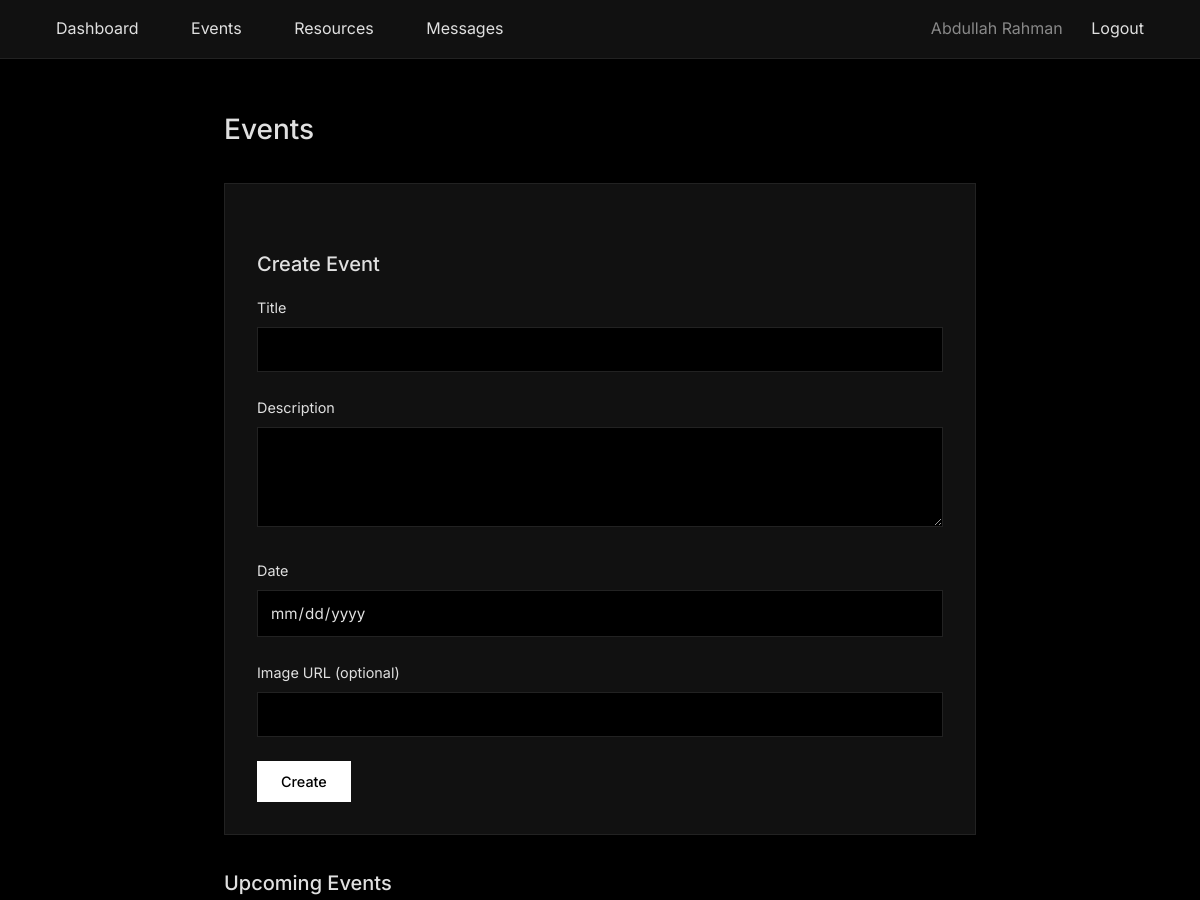
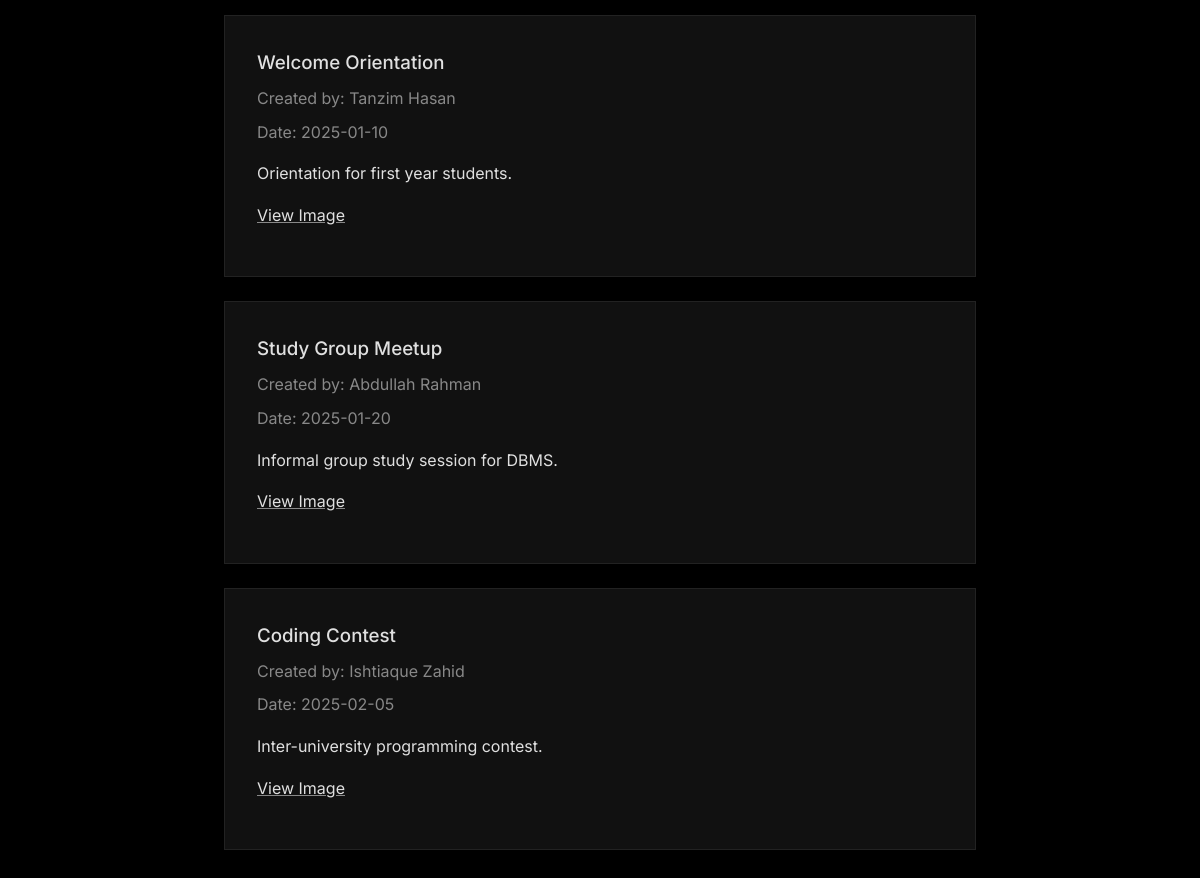
/events (signed in), run on the app's committed database (2 pictures, top to bottom).
### tables this page shows
CREATE TABLE User (
    user_id     INTEGER PRIMARY KEY AUTOINCREMENT,
    name        VARCHAR(100) NOT NULL,
    email       VARCHAR(100) NOT NULL UNIQUE,
    password    VARCHAR(255) NOT NULL,
    role        VARCHAR(50)  NOT NULL,
    profile_pic VARCHAR(255)
);

CREATE TABLE Events (
    event_id    INTEGER PRIMARY KEY AUTOINCREMENT,
    user_id     INTEGER NOT NULL,
    title       VARCHAR(200) NOT NULL,
    description TEXT,
    event_date  DATE NOT NULL,
    image       VARCHAR(255),
    created_at TIMESTAMP DEFAULT CURRENT_TIMESTAMP,
    FOREIGN KEY (user_id) REFERENCES User(user_id)
        ON UPDATE CASCADE ON DELETE CASCADE
);

### app.py (the view)
@app.route('/events')
def events():
    if 'user_id' not in session:
        return redirect(url_for('index'))
    conn = get_db()
    events = conn.execute('''
        SELECT e.*, u.name as user_name
        FROM Events e
        JOIN User u ON e.user_id = u.user_id
        ORDER BY e.event_date ASC
    ''').fetchall()
    conn.close()
    return render_template('events.html', events=events)

### app.py (called while the page is built)
def get_db():
    conn = sqlite3.connect(DATABASE)
    conn.row_factory = sqlite3.Row
    return conn

### templates/events.html (shortened to what this page needs)
{% extends "base.html" %}
{% block content %}
<h1>Events</h1>
<div class="card">
    <h2>Create Event</h2>
    <form method="POST" action="{{ url_for('create_event') }}">
        <div class="form-group">
            <label for="title">Title</label>
            <input type="text" id="title" name="title" required>
        </div>
        <div class="form-group">
            <label for="description">Description</label>
            <textarea id="description" name="description"></textarea>
        </div>
        <div class="form-group">
            <label for="event_date">Date</label>
            <input type="date" id="event_date" name="event_date" required>
        </div>
        <div class="form-group">
            <label for="image">Image URL (optional)</label>
            <input type="url" id="image" name="image">
        </div>
        <button type="submit" class="btn">Create</button>
    </form>
</div>
<h2>Upcoming Events</h2>
{% if events %}
    {% for event in events %}
    <div class="card">
        <div style="margin-bottom: 1rem;">
            <h3 style="margin-bottom: 0.5rem;">{{ event.title }}</h3>
            <p style="color: var(--text-muted); margin-bottom: 0.5rem;">
                Created by: {{ event.user_name }}
            </p>
            <p style="color: var(--text-muted); margin-bottom: 0.5rem;">
                Date: {{ event.event_date }}
            </p>
        </div>
        {% if event.description %}
        <p style="margin-bottom: 1rem; white-space: pre-wrap;">{{ event.description }}</p>
        {% endif %}
        {% if event.image %}
        <div style="margin-bottom: 1rem;">
            <a href="{{ event.image }}" target="_blank">View Image</a>
        </div>
        {% endif %}
    </div>
    {% endfor %}
{% else %}
    <div class="card">
        <p style="text-align: center; color: var(--text-muted); padding: 2rem;">
            No events yet.
        </p>
    </div>
{% endif %}
{% endblock %}

### templates/base.html (shortened to what this page needs)
<!DOCTYPE html>
<html lang="en">
<head>
</head>
<body>
    {% if session.user_id %}
    <nav class="navbar">
        <div>
            <a href="{{ url_for('dashboard') }}">Dashboard</a>
            <a href="{{ url_for('events') }}">Events</a>
            <a href="{{ url_for('resources') }}">Resources</a>
            <a href="{{ url_for('messages') }}">Messages</a>
        </div>
        <div>
            <span>{{ session.user_name }}</span>
            <a href="{{ url_for('logout') }}">Logout</a>
        </div>
    </nav>
    {% endif %}
    <div class="container">
        {% block content %}{% endblock %}
    </div>
</body>
</html>

### templates/base.html (style rules this page uses)
* { margin: 0; padding: 0; box-sizing: border-box; }
:root { --bg: #000000; --surface: #111111; --surface-hover: #1a1a1a; --border: #222222; --text: #e0e0e0; --text-muted: #888888; --accent: #ffffff; }
body { font-family: 'Inter', -apple-system, BlinkMacSystemFont, sans-serif; background: var(--bg); min-height: 100vh; color: var(--text); line-height: 1.6; font-weight: 400; }
.navbar { background: var(--surface); border-bottom: 1px solid var(--border); padding: 1rem 2rem; display: flex; justify-content: space-between; align-items: center; position: sticky; top: 0; z-index: 1000; }
.navbar a { color: var(--text); text-decoration: none; margin: 0 0.5rem; padding: 0.5rem 1rem; transition: color 0.2s; font-weight: 400; }
.navbar span { color: var(--text-muted); font-weight: 400; }
.container { max-width: 800px; margin: 3rem auto; padding: 0 1.5rem; }
.card { background: var(--surface); border: 1px solid var(--border); padding: 2rem; margin-bottom: 1.5rem; transition: border-color 0.2s; }
.card h1, .card h2, .card h3 { color: var(--text); margin-bottom: 1rem; font-weight: 500; }
.card h2 { font-size: 1.25rem; font-weight: 500; }
.btn { background: var(--accent); color: var(--bg); border: none; padding: 0.75rem 1.5rem; cursor: pointer; text-decoration: none; display: inline-block; transition: opacity 0.2s; font-weight: 500; font-size: 0.9rem; font-family: inherit; }
.form-group { margin-bottom: 1.5rem; }
.form-group label { display: block; margin-bottom: 0.5rem; color: var(--text); font-weight: 400; font-size: 0.9rem; }
.form-group input, .form-group textarea, .form-group select { width: 100%; padding: 0.75rem; border: 1px solid var(--border); background: var(--bg); color: var(--text); font-size: 0.95rem; font-family: inherit; transition: border-color 0.2s; }
.form-group textarea { resize: vertical; min-height: 100px; }
h1 { color: var(--text); font-weight: 500; font-size: 1.75rem; margin-bottom: 2rem; }
h2 { color: var(--text); font-weight: 500; font-size: 1.25rem; margin: 2rem 0 1rem 0; }
p { color: var(--text); }
a { color: var(--text); text-decoration: underline; text-decoration-color: var(--text-muted); transition: text-decoration-color 0.2s; }

### data on the page
User: user_name "Abdullah Rahman"
Events: title "Welcome Orientation", user_name "Tanzim Hasan", event_date "2025-01-10", description "Orientation for first year students."
Events: title "Study Group Meetup", user_name "Abdullah Rahman", event_date "2025-01-20", description "Informal group study session for DBMS."
Events: title "Coding Contest", user_name "Ishtiaque Zahid", event_date "2025-02-05", description "Inter-university programming contest."
